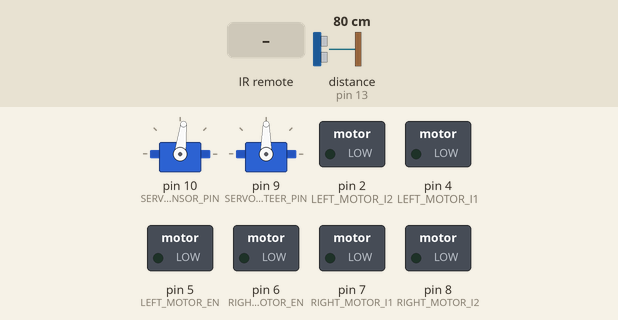
Recording of a sketch running on a simulated Arduino Uno, built with avr-gcc and run on an emulated ATmega328P. Shown: 2 × servo, switched loads named in the sketch (green lamp = pin HIGH). Inputs (shaded band) come from the test bench; at power-on: distance to the obstacle (sensor on pin 13) 80 cm. The echo pulse lasts 58.3 µs per cm; pins used as bus, display or sensor lines are not drawn; what the sketch prints to the serial monitor is not drawn.

Above: at 1.2 s.
1.3 s: infrared code 0xBF40FF00 received
At 1.7 s:
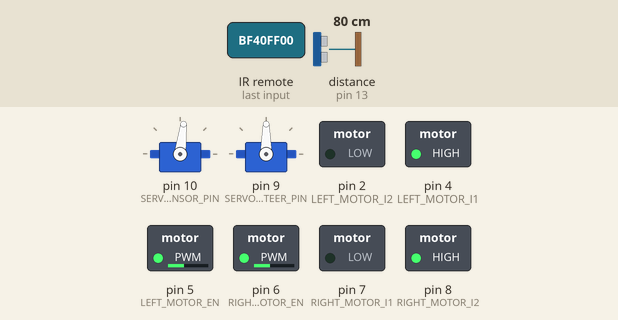
2.8 s: distance to the obstacle (sensor on pin 13) set to 34 cm
4.3 s: distance to the obstacle (sensor on pin 13) set to 28 cm
At 4.9 s:
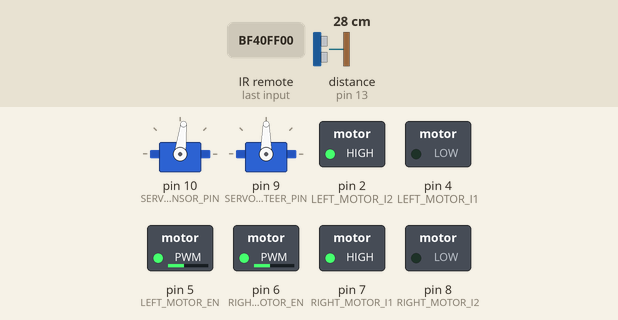
7.3 s: distance to the obstacle (sensor on pin 13) set to 35 cm
At 8.9 s:
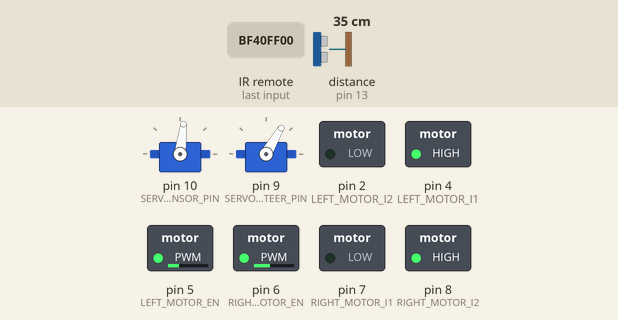
10.3 s: distance to the obstacle (sensor on pin 13) set to 2 cm
At 15.4 s:
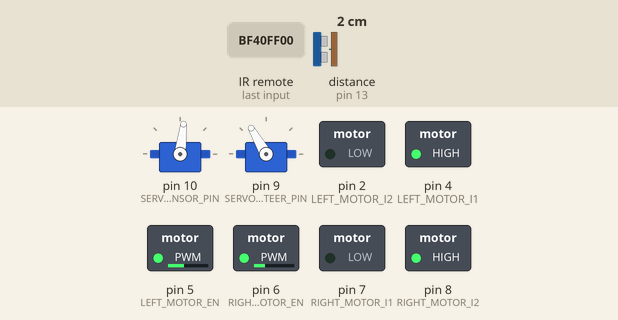
16.3 s: distance to the obstacle (sensor on pin 13) set to 60 cm
At 17.5 s:
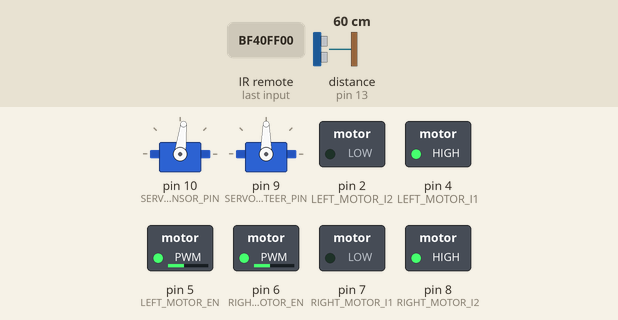
Timing chart, 0 to 18.8 s (numbered marks = the images above; inputs shaded):
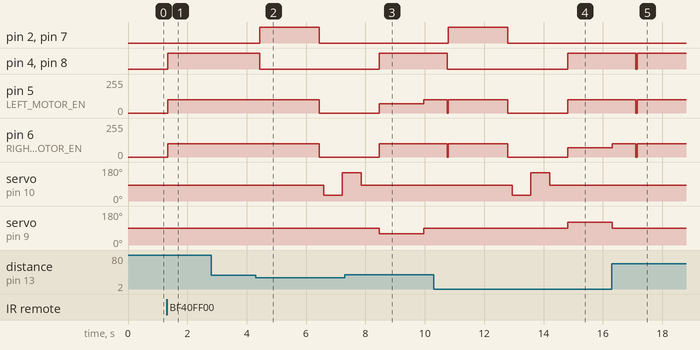

Measured:
- the behaviour switches between 31 and 30 cm on distance to the obstacle (sensor on pin 13) (found by bisection; images 1 and 2)
- after the input at 1.3 s, pin 4 (LEFT_MOTOR_I1), pin 8 (RIGHT_MOTOR_I2): LOW → HIGH after 0.05 s; pin 5 (LEFT_MOTOR_EN), pin 6 (RIGHT_MOTOR_EN): 0/255 → 100/255 after 0.05 s
- after the input at 2.8 s, every drawn part: stays the same
- after the input at 4.3 s, pin 2 (LEFT_MOTOR_I2), pin 7 (RIGHT_MOTOR_I1): LOW → HIGH after 0.14 s, → LOW 2.0 s later; pin 4 (LEFT_MOTOR_I1), pin 8 (RIGHT_MOTOR_I2): HIGH → LOW after 0.14 s; pin 5 (LEFT_MOTOR_EN), pin 6 (RIGHT_MOTOR_EN): 100/255 → 0/255 after 2.1 s; servo on pin 10 (SERVO_SENSOR_PIN): 83° → 30° after 2.3 s, → 150° 0.64 s later
- after the input at 7.3 s, pin 5 (LEFT_MOTOR_EN): 0/255 → 70/255 after 1.2 s, → 100/255 1.5 s later
- after the input at 10.3 s, pin 2 (LEFT_MOTOR_I2), pin 7 (RIGHT_MOTOR_I1): LOW → HIGH after 0.49 s, → LOW 2.0 s later; servo on pin 10 (SERVO_SENSOR_PIN): 83° → 30° after 2.6 s, → 150° 0.63 s later, → 83° 0.63 s later; servo on pin 9 (SERVO_STEER_PIN): 90° → 120° after 4.5 s
- after the input at 16.3 s, pin 2 (LEFT_MOTOR_I2), pin 7 (RIGHT_MOTOR_I1): stays LOW (without the input it goes to HIGH after 0.84 s)

The sketch:

ir_receiver_control.ino
```cpp
#include <Servo.h>
#include <IRremote.h>   // Include IR receiver library

// --- Pin definitions ---
#define TRIG_PIN        12
#define ECHO_PIN        13
#define SERVO_SENSOR_PIN 10   // Ultrasonic sensor servo
#define SERVO_STEER_PIN  9    // Steering servo (front wheels)

#define LEFT_MOTOR_EN   5
#define RIGHT_MOTOR_EN  6
#define LEFT_MOTOR_I1   4
#define LEFT_MOTOR_I2   2
#define RIGHT_MOTOR_I1  7
#define RIGHT_MOTOR_I2  8

#define IR_RECEIVE_PIN  11   // <-- IR receiver pin

// --- Constants ---
int safeDistance = 30;   // Distance threshold (cm)
int forwardAngle = 83;   // Facing forward
int leftAngle = 150;     // Look left
int rightAngle = 30;     // Look right
int steeringCenter = 90;
int steeringLeft = 60;
int steeringRight = 120;

// --- Timing control ---
unsigned long lastDistanceRead = 0;
int currentDistance = 0;
unsigned long readInterval = 100; // distance read every 100 ms

// --- Flags ---
bool robotStarted = false; // Robot will wait for IR signal

// --- Objects ---
Servo sensorServo;
Servo steeringServo;

// --- Function prototypes ---
int getDistance();
void scanAndAvoid();
void MoveForward();
void MoveBackward();
void StopMotors();
void TurnLeft();
void TurnRight();

// --- Setup ---
void setup() {
  Serial.begin(9600);

  // Attach servos
  sensorServo.attach(SERVO_SENSOR_PIN);
  steeringServo.attach(SERVO_STEER_PIN);
  sensorServo.write(forwardAngle);
  steeringServo.write(steeringCenter);

  // Set motor control pins
  pinMode(LEFT_MOTOR_EN, OUTPUT);
  pinMode(RIGHT_MOTOR_EN, OUTPUT);
  pinMode(LEFT_MOTOR_I1, OUTPUT);
  pinMode(LEFT_MOTOR_I2, OUTPUT);
  pinMode(RIGHT_MOTOR_I1, OUTPUT);
  pinMode(RIGHT_MOTOR_I2, OUTPUT);

  // Set ultrasonic pins
  pinMode(TRIG_PIN, OUTPUT);
  pinMode(ECHO_PIN, INPUT);

  // Start IR receiver
  IrReceiver.begin(IR_RECEIVE_PIN, ENABLE_LED_FEEDBACK);

  Serial.println("Waiting for IR button press to start...");
}

// --- Loop ---
void loop() {
  // Wait until a valid IR button is pressed
  if (!robotStarted) {
  if (IrReceiver.decode()) {
    unsigned long value = IrReceiver.decodedIRData.decodedRawData;

    // Debugging (optional): See what your remote sends
    Serial.print("IR Code: 0x");
    Serial.println(value, HEX);

    // Only start if the IR code matches a specific known button
    // Replace 0xBF40FF00 with your remote’s button code (you’ll find it using Serial Monitor)
    if (value == 0xBF40FF00) {
      robotStarted = true;
      Serial.println("✅ IR button pressed — Robot starting!");
    }

    IrReceiver.resume();  // get ready for next code
  }

  StopMotors(); // stay still until started
  return;
}


  // --- Once started, continue as normal ---
  if (millis() - lastDistanceRead >= readInterval) {
    currentDistance = getDistance();
    lastDistanceRead = millis();
  }

  if (currentDistance < safeDistance && currentDistance > 0) {
    StopMotors();
    scanAndAvoid();
  } else {
    MoveForward();
  }
}

// --- Get ultrasonic distance (smoothed & faster) ---
int getDistance() {
  long sum = 0;
  int samples = 3;
  for (int i = 0; i < samples; i++) {
    digitalWrite(TRIG_PIN, LOW);
    delayMicroseconds(2);
    digitalWrite(TRIG_PIN, HIGH);
    delayMicroseconds(10);
    digitalWrite(TRIG_PIN, LOW);

    long duration = pulseIn(ECHO_PIN, HIGH, 8000);
    sum += duration * 0.034 / 2;
    delay(10);
  }
  return sum / samples;
}

// --- Scan left and right, decide safest path ---
void scanAndAvoid() {
  int rightDist, leftDist;

  MoveBackward();
  delay(2000);
  StopMotors();
  delay(150);

  sensorServo.write(rightAngle);
  delay(600);
  rightDist = getDistance();

  sensorServo.write(leftAngle);
  delay(600);
  leftDist = getDistance();

  sensorServo.write(forwardAngle);
  delay(600);

  if (leftDist > rightDist) {
    TurnLeft();
    delay(1500);
  } else {
    TurnRight();
    delay(1500);
  }

  MoveForward();
  delay(800);
  StopMotors();
  steeringServo.write(steeringCenter);
}

// --- Move forward ---
void MoveForward() {
  steeringServo.write(steeringCenter);
  digitalWrite(LEFT_MOTOR_I1, HIGH);
  digitalWrite(LEFT_MOTOR_I2, LOW);
  digitalWrite(RIGHT_MOTOR_I1, LOW);
  digitalWrite(RIGHT_MOTOR_I2, HIGH);
  analogWrite(LEFT_MOTOR_EN, 100);
  analogWrite(RIGHT_MOTOR_EN, 100);
}

// --- Move backward ---
void MoveBackward() {
  steeringServo.write(steeringCenter);
  digitalWrite(LEFT_MOTOR_I1, LOW);
  digitalWrite(LEFT_MOTOR_I2, HIGH);
  digitalWrite(RIGHT_MOTOR_I1, HIGH);
  digitalWrite(RIGHT_MOTOR_I2, LOW);
  analogWrite(LEFT_MOTOR_EN, 100);
  analogWrite(RIGHT_MOTOR_EN, 100);
}

// --- Turn left ---
void TurnLeft() {
  steeringServo.write(steeringLeft);
  digitalWrite(LEFT_MOTOR_I1, HIGH);
  digitalWrite(LEFT_MOTOR_I2, LOW);
  digitalWrite(RIGHT_MOTOR_I1, LOW);
  digitalWrite(RIGHT_MOTOR_I2, HIGH);
  analogWrite(LEFT_MOTOR_EN, 70);
  analogWrite(RIGHT_MOTOR_EN, 100);
}

// --- Turn right ---
void TurnRight() {
  steeringServo.write(steeringRight);
  digitalWrite(LEFT_MOTOR_I1, HIGH);
  digitalWrite(LEFT_MOTOR_I2, LOW);
  digitalWrite(RIGHT_MOTOR_I1, LOW);
  digitalWrite(RIGHT_MOTOR_I2, HIGH);
  analogWrite(LEFT_MOTOR_EN, 100);
  analogWrite(RIGHT_MOTOR_EN, 70);
}

// --- Stop all motors ---
void StopMotors() {
  digitalWrite(LEFT_MOTOR_I1, LOW);
  digitalWrite(LEFT_MOTOR_I2, LOW);
  digitalWrite(RIGHT_MOTOR_I1, LOW);
  digitalWrite(RIGHT_MOTOR_I2, LOW);
  analogWrite(LEFT_MOTOR_EN, 0);
  analogWrite(RIGHT_MOTOR_EN, 0);
}
```
